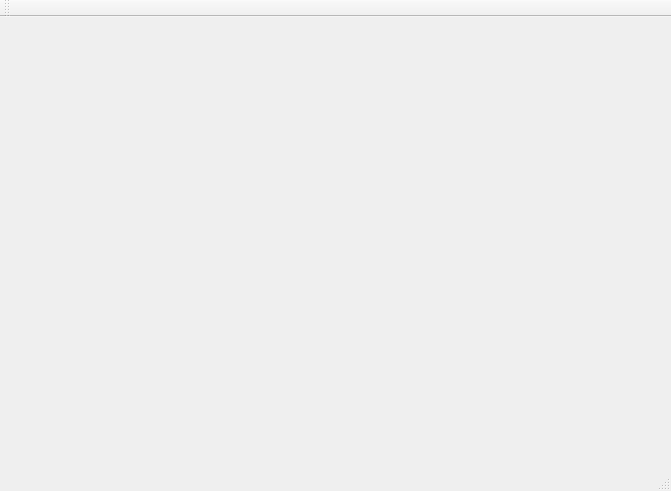
<?xml version="1.0" encoding="UTF-8"?>
<ui version="4.0">
 <class>MainWindow</class>
 <widget class="QMainWindow" name="MainWindow">
  <property name="geometry">
   <rect>
    <x>0</x>
    <y>0</y>
    <width>671</width>
    <height>491</height>
   </rect>
  </property>
  <property name="windowTitle">
   <string>MainWindow</string>
  </property>
  <widget class="QWidget" name="centralWidget">
   <widget class="QCustomPlot" name="custom" native="true">
    <property name="geometry">
     <rect>
      <x>0</x>
      <y>0</y>
      <width>671</width>
      <height>421</height>
     </rect>
    </property>
    <property name="maximumSize">
     <size>
      <width>16777215</width>
      <height>16777215</height>
     </size>
    </property>
   </widget>
  </widget>
  <widget class="QMenuBar" name="menuBar">
   <property name="geometry">
    <rect>
     <x>0</x>
     <y>0</y>
     <width>671</width>
     <height>26</height>
    </rect>
   </property>
  </widget>
  <widget class="QToolBar" name="mainToolBar">
   <attribute name="toolBarArea">
    <enum>TopToolBarArea</enum>
   </attribute>
   <attribute name="toolBarBreak">
    <bool>false</bool>
   </attribute>
  </widget>
  <widget class="QStatusBar" name="statusBar"/>
 </widget>
 <layoutdefault spacing="6" margin="11"/>
 <customwidgets>
  <customwidget>
   <class>QCustomPlot</class>
   <extends>QWidget</extends>
   <header>qcustomplot.h</header>
   <container>1</container>
  </customwidget>
 </customwidgets>
 <resources/>
 <connections/>
</ui>
